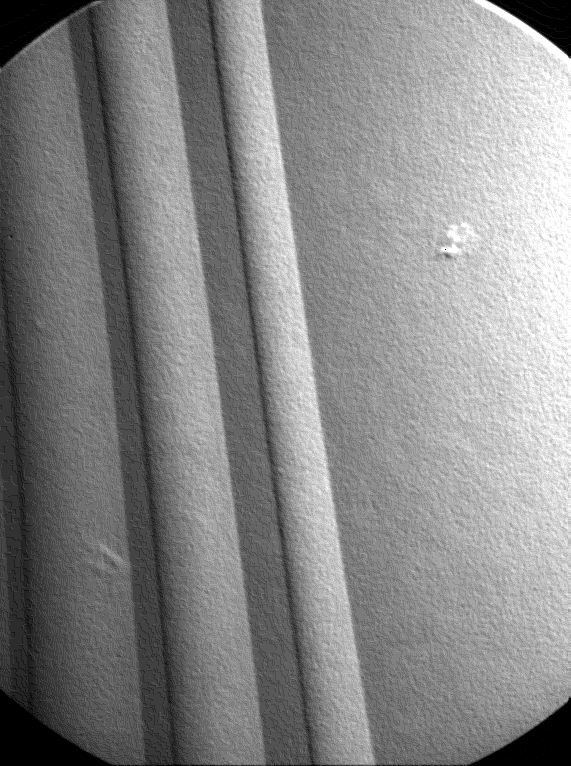
#> input picture Point Detection with Laplacian kernel/Images/point.jpg, 571 x 766 px
$ python main.py
#> lines starting #> are read from the running program, lines starting #| are printed output that depends on the picture
#> further down, image is the input picture: shape (766, 571); min 0, max 255, mean 134.3

# Importing necessary packages for this project
import cv2
import numpy as np
import matplotlib.pyplot as plt

# Setting seed for reproducibility
UBIT = 'damirtha'
np.random.seed(sum([ord(c) for c in UBIT]))


# Function to apply a mask on an image
def pointMask(image, mask):
    img_list = []
    for img_row in range(int(len(mask)/2), len(image)-int(len(mask)/2)):
        for img_col in range(int(len(mask[0])/2), len(image[0])-int(len(mask[0])/2)):
            img_list.append(np.mean(np.multiply(image[img_row-int(len(mask)/2):img_row+int(len(mask)/2)+1,
                                         img_col-int(len(mask[0])/2):img_col+int(len(mask[0])/2)+1]
                                   , mask)))
#> after the loop, img_list = 432054 items
    return np.pad(np.array(img_list).reshape(-1,len(image[0])-len(mask[0])+1), int(len(mask)/2),'edge')
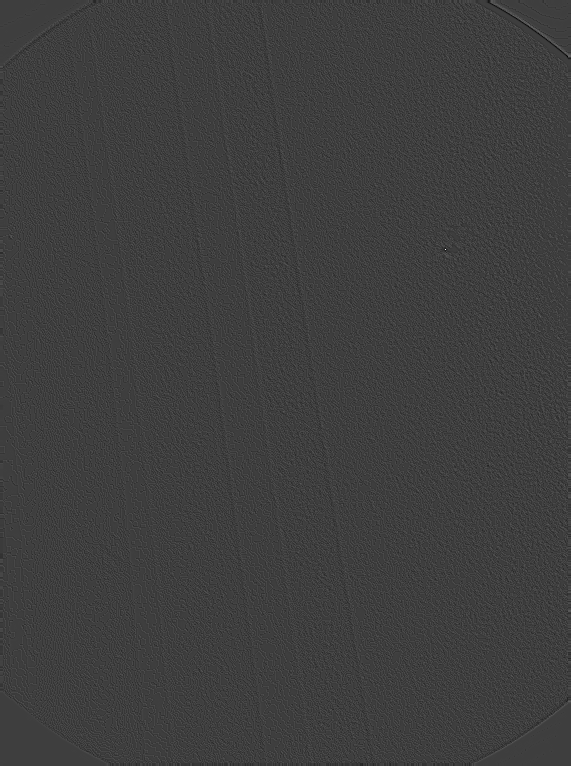
#> returned value: shape (766, 571) float64; min -52.8, max 161.1, mean 0; drawn with min black and max white

image=cv2.imread('Images/point.jpg', cv2.IMREAD_GRAYSCALE)

# Laplacian mask for point detection
mask = -np.array([[0,0,-1,0,0],[0,-1,-2,-1,0],[-1,-2,16,-2,-1],[0,-1,-2,-1,0],[0,0,-1,0,0]])
masked_image = pointMask(image, mask)

# Thresholding the masked image to get good points
x, y = np.where(masked_image>np.max(masked_image)*0.9)
#> x = [249]; y = [445]

image = cv2.cvtColor(image, cv2.COLOR_GRAY2BGR)
print("Points detected: ")
for i, j in zip(x, y):
        cv2.circle(image, (j,i), 5, [0,0,255], thickness=2, lineType=8, shift=0)
        print((i,j))
#> this loop made 1 pass
#> (i, j) on pass 1: (249, 445)
#| (249, 445)
#> image: shape (766, 571, 3)
cv2.imwrite('Results/res_point.jpg',image)
